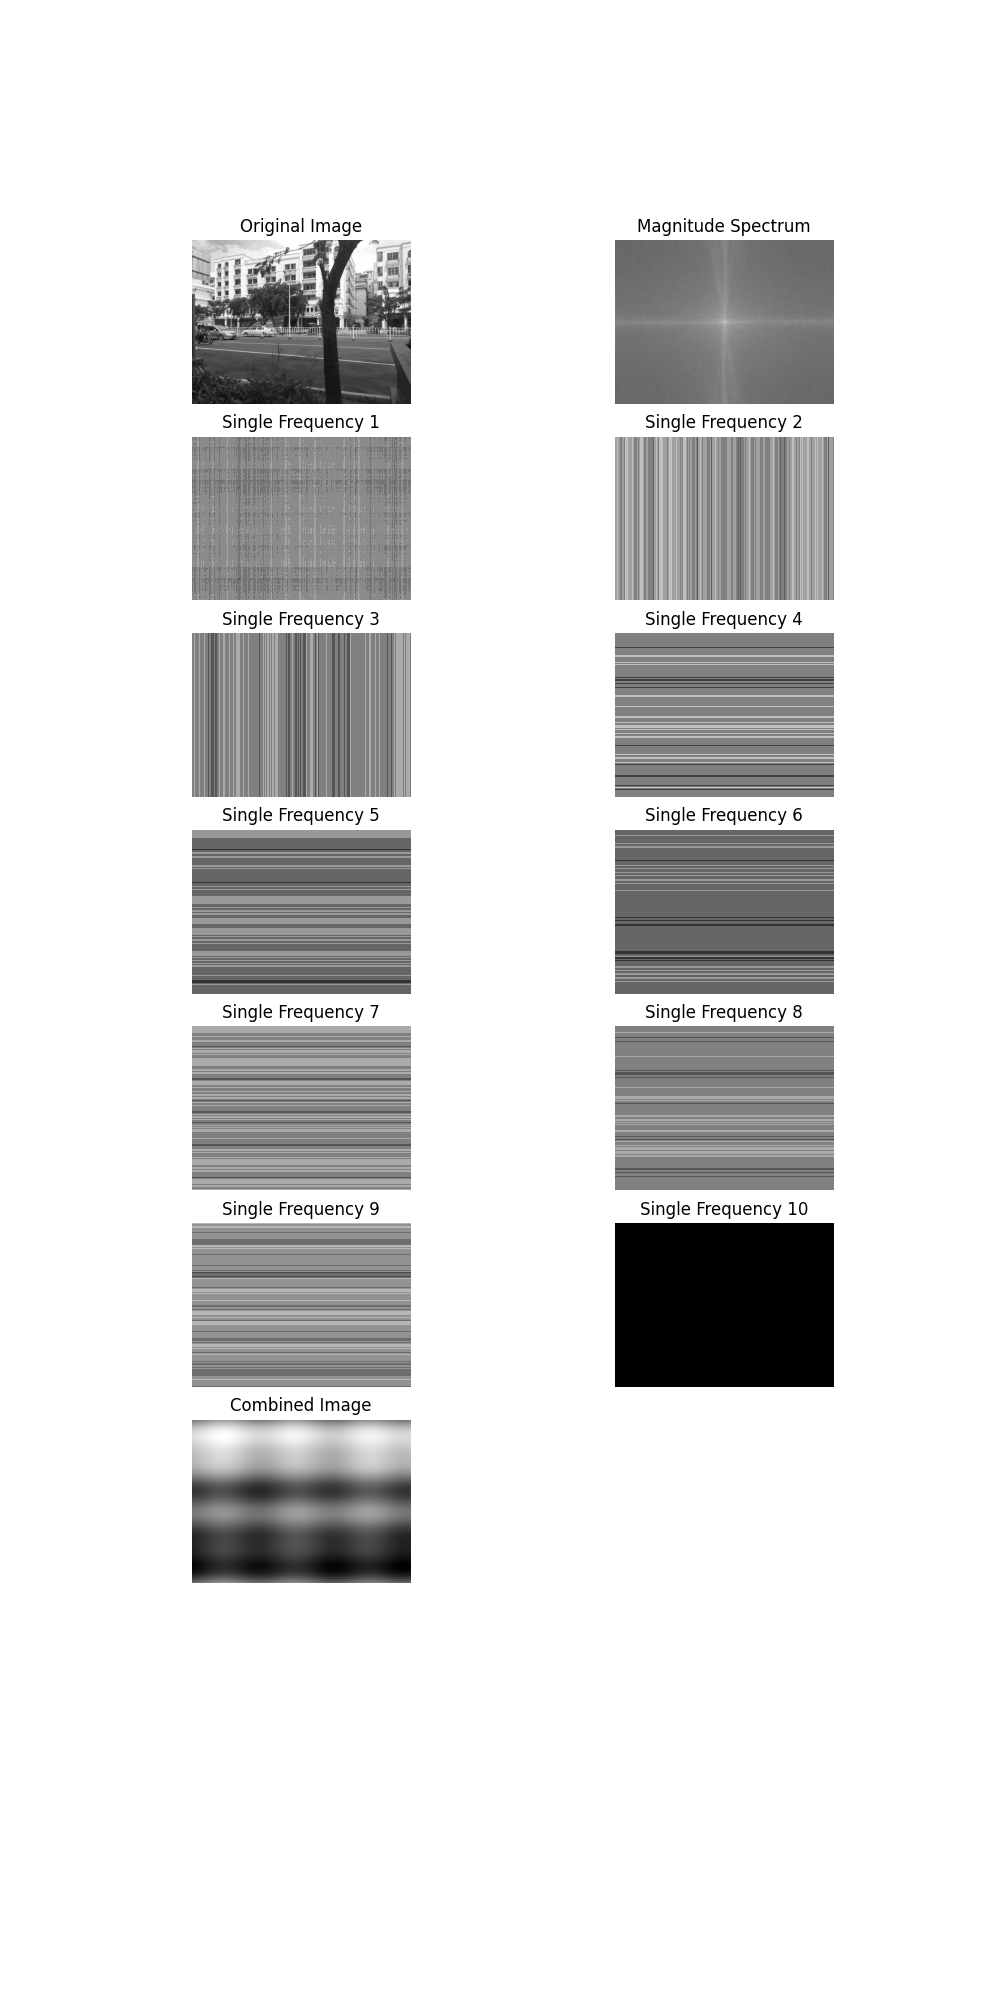

Python code for this plot:
import numpy as np
import matplotlib.pyplot as plt
import cv2

# 读取图像
image = cv2.imread('demo.jpg', cv2.IMREAD_GRAYSCALE)

# 计算傅里叶变换
f_transform = np.fft.fft2(image)
f_transform_shifted = np.fft.fftshift(f_transform)

# 计算幅度谱
magnitude_spectrum = np.abs(f_transform_shifted)

# 找出权重最大的10个频率成分
indices = np.unravel_index(np.argsort(magnitude_spectrum.ravel())[-10:], magnitude_spectrum.shape)

# 创建一个空的复数数组，用于存储合成图像的傅里叶变换
f_transform_combined = np.zeros_like(f_transform_shifted, dtype=complex)

# 可视化原始图像和幅度谱
plt.figure(figsize=(10, 20))

# 原始图像
plt.subplot(8, 2, 1)
plt.imshow(image, cmap='gray')
plt.title('Original Image')
plt.axis('off')

# 幅度谱
plt.subplot(8, 2, 2)
plt.imshow(20 * np.log(magnitude_spectrum + 1), cmap='gray')
plt.title('Magnitude Spectrum')
plt.axis('off')

# 生成仅包含一个频率成分的图像并合成
for i, (row, col) in enumerate(zip(*indices)):
    single_freq_mask = np.zeros_like(f_transform_shifted, dtype=complex)
    single_freq_mask[row, col] = f_transform_shifted[row, col]
    
    # 计算仅包含一个频率成分的图像
    f_transform_single_freq = np.fft.ifftshift(single_freq_mask)
    image_single_freq = np.fft.ifft2(f_transform_single_freq)
    image_single_freq = np.abs(image_single_freq)
    
    # 将单频图像的傅里叶变换累加到合成图像的傅里叶变换中
    f_transform_combined += single_freq_mask
    
    # 可视化仅包含一个频率成分的图像
    plt.subplot(8, 2, i + 3)
    plt.imshow(image_single_freq, cmap='gray')
    plt.title(f'Single Frequency {i + 1}')
    plt.axis('off')

# 计算合成图像
f_transform_combined_shifted = np.fft.ifftshift(f_transform_combined)
image_combined = np.fft.ifft2(f_transform_combined_shifted)
image_combined = np.abs(image_combined)

# 可视化合成图像
plt.subplot(8, 2, 13)
plt.imshow(image_combined, cmap='gray')
plt.title('Combined Image')
plt.axis('off')
   
# plt.show() 
# 保存结果
plt.savefig('fourier_transform.png')
plt.close()